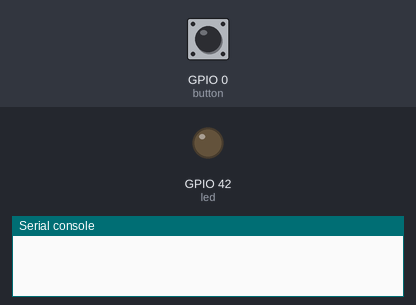
A program run on a simulated ESP32 board running MicroPython. On the bench: output pins drawn as LEDs (lit = HIGH), the last lines printed to the serial console. The inputs (shaded band) are chosen by the test bench; at power-on: GPIO 0 (button) HIGH.

Above: at 1.2 s.
1.3 s: GPIO 0 (button) pulled LOW for 0.15 s
At 1.8 s:
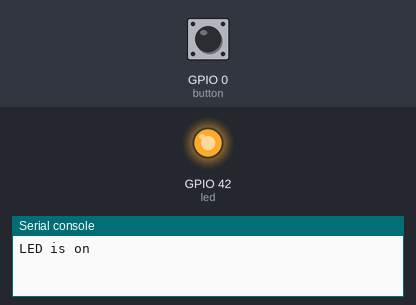
2.9 s: GPIO 0 (button) pulled LOW for 1 s
At 4.2 s:
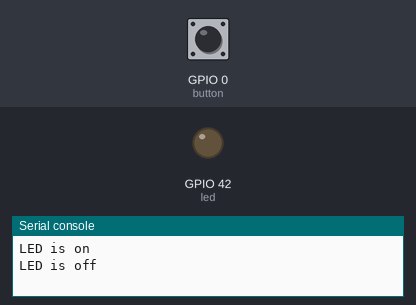
5.4 s: GPIO 0 (button) pulled LOW for 3.2 s
At 6.1 s:
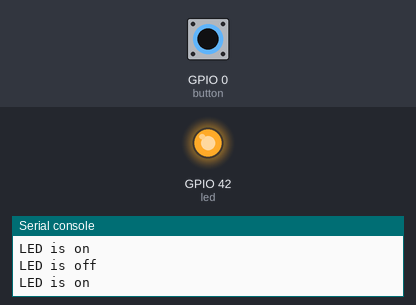
Timing chart, 0 to 8.4 s (numbered marks = the images above; inputs shaded):
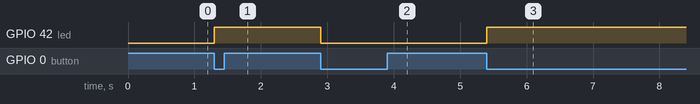

Measured:
- after the input at 1.3 s, GPIO 42 (led): LOW → HIGH at once
- after the input at 2.9 s, GPIO 42 (led): HIGH → LOW at once
- after the input at 5.4 s, GPIO 42 (led): LOW → HIGH at once

The program:

main.py
```python
# main.py
# micropython for esp32s3 devkitc-1 v0.1
# Himanshu Tripathi

# toggle the led state with each button press event
# Boot button is used as input button
# boot button on esp32s3 is connected with pin 0

import machine
import time

# object for led
led = machine.Pin(42,machine.Pin.OUT)
# object for button with iternal pull_up
button = machine.Pin(0,machine.Pin.IN, machine.Pin.PULL_UP)

# method to toggle the led with button press
def led_toggle():
    while True:
        try:
            # button.value() will be 1 when button is pressed
            if not button.value():
                # toggle the led state
                led.value(not led.value())
                # print the led state
                print("LED is on" if led.value() else "LED is off")
                # wait till the button is released
                while not button.value():
                    time.sleep_ms(5)
        except KeyboardInterrupt:
            print("Exit")
            break

led_toggle()

    
```
